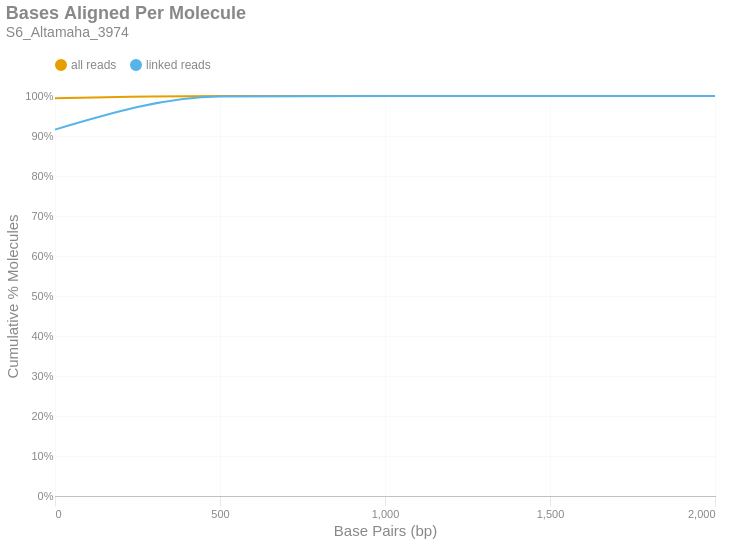

The notebook cell this image was saved under:
### Markdown cell above
### Bases Aligned Per Molecule
This is a cumulative frequency distribution showing the number of base pairs aligned per unique molecule. These data are shown in 500 bp bins. There are two distributions: one with `all reads` (yellow) and another with only `linked reads` (blue). The percent of molecules in the `linked reads` distribution is relative to the total number of linked molecules.

### Code cell
if SKIPLR:
    print_html(f"Skipped")
else:
    binned_df = consolidated_hist(valids['aligned_bp'], mask, 500, True)
    with SafeRender(binned_df):
        (
            density_plot(binned_df, 'Bases Aligned Per Molecule', samplename, 'basesper')
            .encode(
                x=alt.X('bin:Q', title="Base Pairs (bp)").axis(tickMinStep=500).scale(padding=0),
                y=alt.Y('value:Q', title='Cumulative % Molecules')
                    .axis(format='%')
                    .scale(domain = [0,1])
                    .stack(False),
                color=alt.Color("key:N").scale(domain = ["all reads", "linked reads"]),
                tooltip = [
                    alt.Tooltip("key:N", title = "Data Type"),
                    alt.Tooltip("range_label:N", title="Bases Aligned Per Molecule"),
                    alt.Tooltip("value:Q", format = ".2%", title="% Molecules (Cum.)")
                ]
            )
        ).display()

### Figure 1 — Vega-Lite specification as saved in the notebook (floating-point values rounded to 4 significant figures)
{"width": "container", "height": 400, "config": {"title": {"anchor": "start", "dy": -15, "fontSize": 18, "color": "#888888", "subtitleColor": "#888888", "subtitleFontSize": 14}, "arc": {"fill": "#0072B2"}, "axis": {"domainColor": "#888888", "domainWidth": 0.5, "gridWidth": 0.2, "grid": false, "titleFontWeight": 400, "titleFontSize": 15, "labelFontSize": 11, "labelColor": "#888888", "tickColor": "#888888", "tickWidth": 0.2, "titleColor": "#888888"}, "axisBand": {"grid": false}, "axisX": {"grid": true, "tickSize": 10, "domainCap": "round"}, "axisY": {"domain": false, "grid": true, "tickSize": 0, "domainCap": "round"}, "background": "transparent", "header": {"labelFontSize": 15, "labelColor": "#888888", "titleFontSize": 15, "titleFontWeight": 600, "titleColor": "#888888"}, "legend": {"labelFont": "sans-serif", "labelFontSize": 12, "labelColor": "#888888", "symbolSize": 100, "symbolType": "circle", "titleFontSize": 12, "titlePadding": 10, "titleColor": "#888888", "title": null, "orient": "top"}, "range": {"category": ["#E69F00", "#56B4E9", "#009E73", "#F0E442", "#0072B2", "#D55E00", "#CC79A7", "#000000"], "diverging": ["#cfe8f3", "#a2d4ec", "#73bfe2", "#46abdb", "#1696d2", "#12719e"]}, "area": {"fill": "#0072B2", "fillOpacity": 0.7, "line": true, "strokeOpacity": 0.7}, "line": {"color": "#0072B2", "stroke": "#0072B2", "strokeWidth": 2}, "trail": {"color": "#0072B2", "stroke": "#0072B2", "strokeWidth": 0, "size": 1}, "point": {"filled": true, "fillOpacity": 1.0, "size": 95}, "text": {"color": "#888888", "fontSize": 11, "align": "right", "fontWeight": 400, "size": 11}, "bar": {"fill": "#0072B2", "stroke": null}, "view": {"stroke": null, "continuousWidth": 660, "continuousHeight": 400}}, "data": {"name": "data-64c7bf7437b936746bd93ee09315f927"}, "mark": {"type": "line", "interpolate": "monotone", "point": {"opacity": 0, "size": 275}}, "encoding": {"color": {"field": "key", "scale": {"domain": ["all reads", "linked reads"]}, "type": "nominal"}, "tooltip": [{"field": "key", "title": "Data Type", "type": "nominal"}, {"field": "range_label", "title": "Bases Aligned Per Molecule", "type": "nominal"}, {"field": "value", "format": ".2%", "title": "% Molecules (Cum.)", "type": "quantitative"}], "x": {"axis": {"tickMinStep": 500}, "field": "bin", "scale": {"padding": 0}, "title": "Base Pairs (bp)", "type": "quantitative"}, "y": {"axis": {"format": "%"}, "field": "value", "scale": {"domain": [0, 1]}, "stack": false, "title": "Cumulative % Molecules", "type": "quantitative"}}, "params": [{"name": "param_c36ac31b6afebe62", "select": {"type": "point", "fields": ["key"]}, "bind": "legend"}], "title": {"text": "Bases Aligned Per Molecule", "subtitle": "S6_Altamaha_3974"}, "transform": [{"fold": ["all reads (cumsum)", "linked reads (cumsum)"]}, {"calculate": "replace(datum.key, ' (cumsum)', '')", "as": "key"}, {"filter": {"param": "param_c36ac31b6afebe62"}}], "usermeta": {"embedOptions": {"downloadFileName": "S6_Altamaha_3974.basesper"}}, "$schema": "https://vega.github.io/schema/vega-lite/v6.1.0.json", "datasets": {"data-64c7bf7437b936746bd93ee09315f927": [{"bin": "0.0", "interval": "0.0-500.0", "all reads": 0.9944, "linked reads": 0.916, "all reads (cumsum)": 0.9944, "linked reads (cumsum)": 0.916, "range_label": "0-499"}, {"bin": "500.0", "interval": "500.0-1000.0", "all reads": 0.005484, "linked reads": 0.08262, "all reads (cumsum)": 0.9999, "linked reads (cumsum)": 0.9987, "range_label": "500-999"}, {"bin": "1000.0", "interval": "1000.0-1500.0", "all reads": 9.423e-05, "linked reads": 0.001255, "all reads (cumsum)": 1.0, "linked reads (cumsum)": 0.9999, "range_label": "1000-1499"}, {"bin": "1500.0", "interval": "1500.0-2000.0", "all reads": 6.565e-06, "linked reads": 8.792e-05, "all reads (cumsum)": 1.0, "linked reads (cumsum)": 1.0, "range_label": "1500-1999"}, {"bin": "2000.0", "interval": "2000.0-2500.0", "all reads": 3.862e-07, "linked reads": 6.063e-06, "all reads (cumsum)": 1.0, "linked reads (cumsum)": 1.0, "range_label": "2000-2499"}]}}
